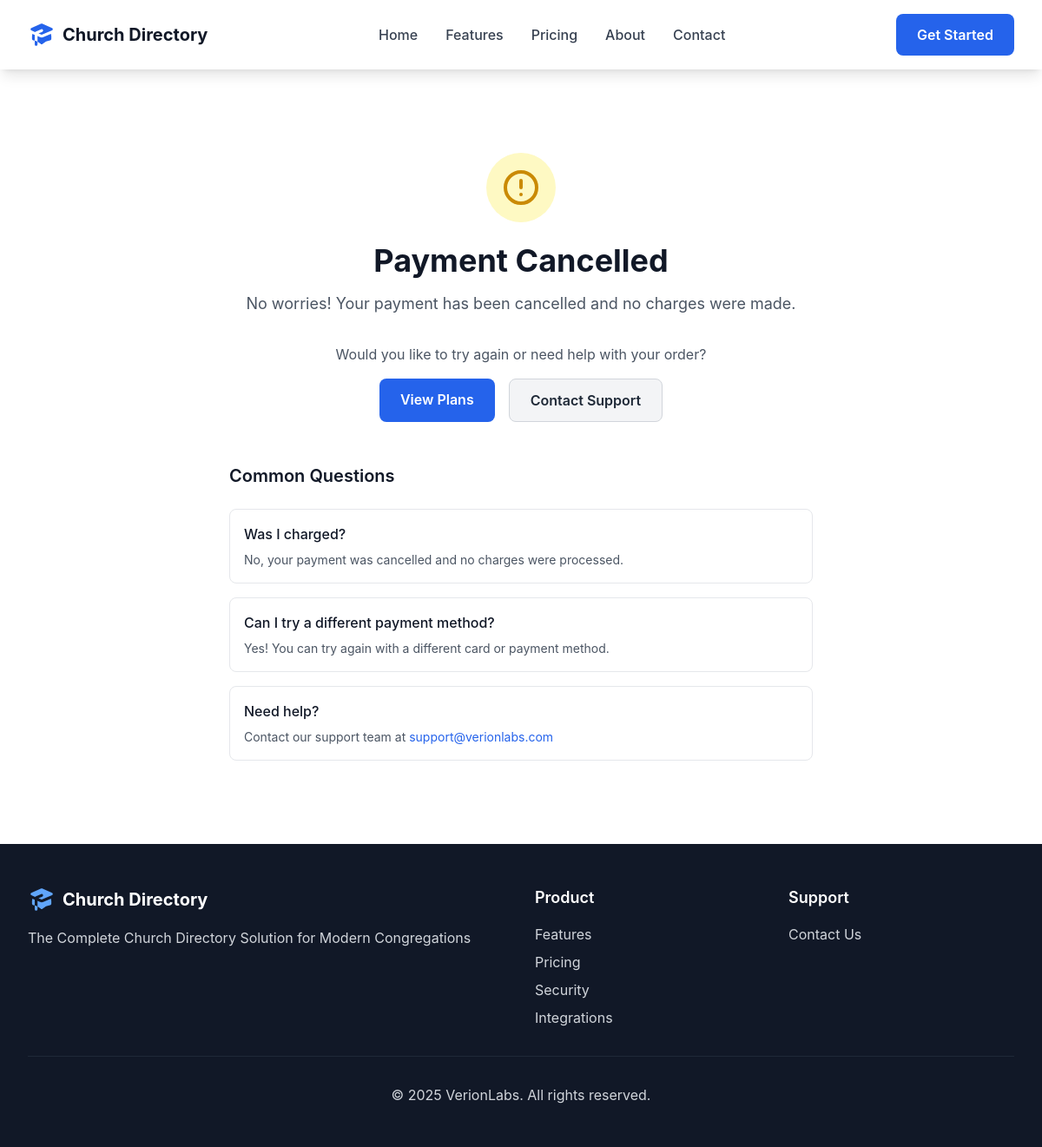
Before: /directory/payment-cancel/ with the older database file.
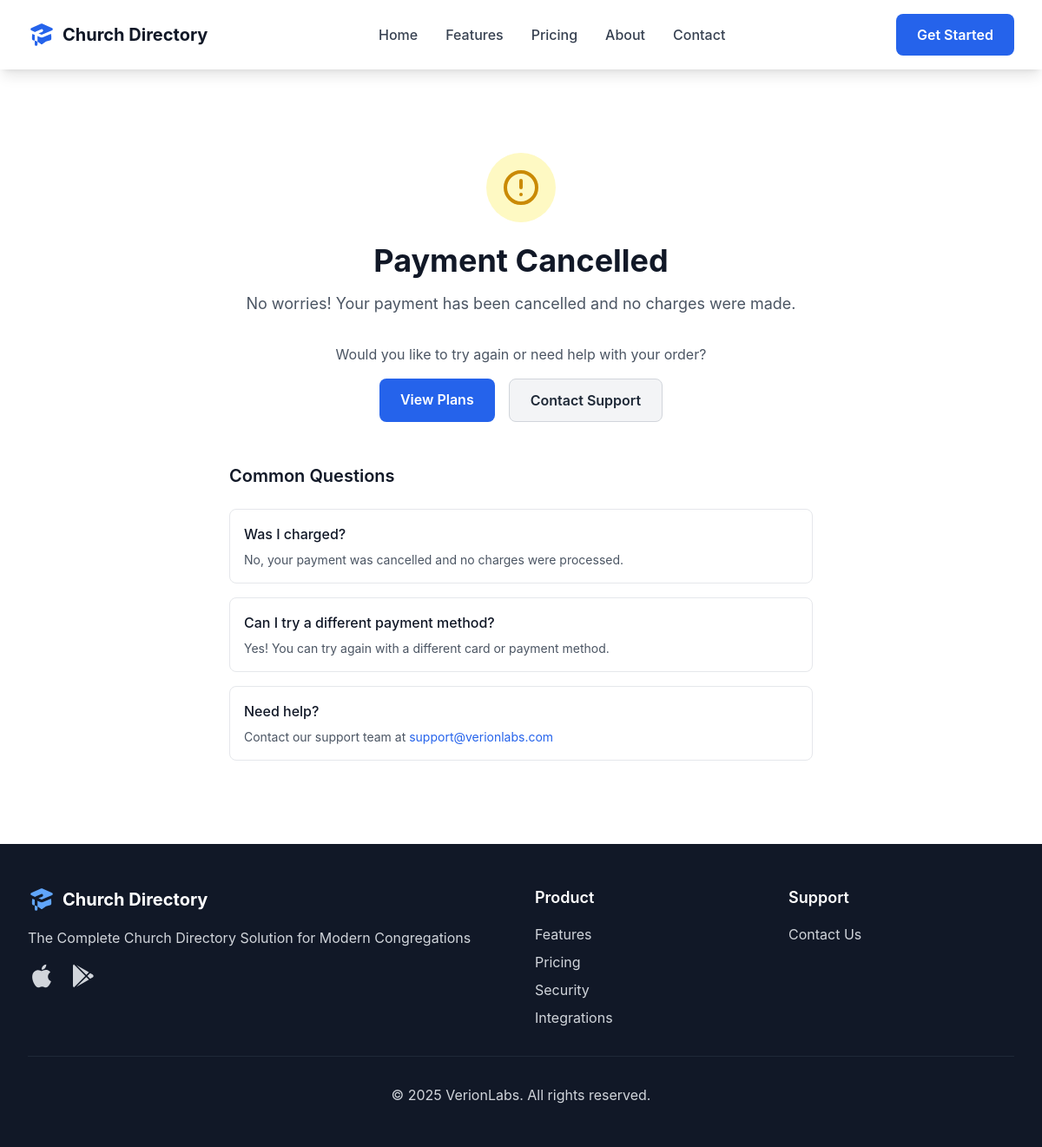
After: the same page with the newer database file.
### church_directory/models.py (models this page shows, shortened)
class WebsiteConfig(models.Model):
    site_title = models.CharField(max_length=200, default="Church Directory")
    site_description = models.TextField(
        default="The Complete Church Directory Solution for Modern Congregations"
    )
    company_name = models.CharField(max_length=100, default="VerionLabs")
    domain = models.CharField(max_length=100, default="directory.verionlabs.com")
    hero_headline = models.CharField(
        max_length=200,
        default="Stay Connected with Your Church Family – Instantly & Securely"
    )
    hero_subline = models.TextField(
        default="Secure member directories that bring congregations closer together"
    )
    hero_cta_primary = models.CharField(max_length=50, default="Get Started Today")
    hero_cta_secondary = models.CharField(max_length=50, default="Learn More")
    about_headline = models.CharField(
        max_length=200,
        default="Building Stronger Church Communities"
    )
    about_subline = models.TextField(
        default="Church Directory was born from a simple belief: technology should bring people together, not drive them apart. We're passionate about helping churches foster genuine relationships and meaningful connections."
    )
    about_story_title = models.CharField(max_length=100, default="Our Story")
    about_values_title = models.CharField(max_length=100, default="Our Values")
    features_headline = models.CharField(
        max_length=200,
        default="Built Specifically for Churches"
    )
    features_subline = models.TextField(
        default="Every feature is designed with the unique needs, values, and privacy concerns of faith communities in mind."
    )
    pricing_headline = models.CharField(
        max_length=200,
        default="Simple, Transparent Pricing"
    )
    pricing_subline = models.TextField(
        default="Choose the plan that fits your congregation size. All plans include our core features with no hidden fees."
    )
    use_cases_headline = models.CharField(
        max_length=200,
        default="See It In Action"
    )
    use_cases_subline = models.TextField(
        default="Real scenarios from churches using Church Directory to strengthen their communities."
    )
    cta_headline = models.CharField(
        max_length=200,
        default="Ready to Connect Your Congregation?"
    )
    cta_subline = models.TextField(
        default="Join thousands of churches already using Church Directory to build stronger communities and streamline member management."
    )
    cta_button_primary = models.CharField(max_length=50, default="Start Free Trial")
    cta_button_secondary = models.CharField(max_length=50, default="Schedule Demo")
    support_email = models.EmailField(default="support@verionlabs.com")
    sales_email = models.EmailField(default="sales@verionlabs.com")
    phone = models.CharField(max_length=20, blank=True, null=True)
    address = models.TextField(blank=True)
    show_pricing = models.BooleanField(default=True)
    show_testimonials = models.BooleanField(default=True)
    show_use_cases = models.BooleanField(default=True)
    show_team = models.BooleanField(default=True)
    maintenance_mode = models.BooleanField(default=False)
    app_store_url = models.URLField(blank=True)
    google_play_url = models.URLField(blank=True)
    linkedin_url = models.URLField(blank=True)
    twitter_url = models.URLField(blank=True)
    facebook_url = models.URLField(blank=True)
    help_center_url = models.URLField(
        blank=True,
        help_text="URL for Help Center page (external link)"
    )
    privacy_policy_url = models.URLField(
        blank=True,
        help_text="URL for Privacy Policy page (external link)"
    )
    terms_of_service_url = models.URLField(
        blank=True,
        help_text="URL for Terms of Service page (external link)"
    )
    meta_keywords = models.TextField(
        default="church directory, member management, church software, congregation management",
        help_text="Comma-separated keywords"
    )
    created_at = models.DateTimeField(auto_now_add=True)
    updated_at = models.DateTimeField(auto_now=True)
    class Meta:
        verbose_name = "Website Configuration"
        verbose_name_plural = "Website Configuration"

### church_directory/views.py (the view, shortened to what this page needs)
# urls.py: path('payment-cancel/', views.payment_cancel, name='payment_cancel'),
def payment_cancel(request):
    subscription_id = request.GET.get('subscription_id')
    subscription = None
    try:
        config = WebsiteConfig.objects.first()
    except WebsiteConfig.DoesNotExist:
        config = None
    context = {
        'subscription': subscription,
        'config': config,
        'page_title': 'Payment Cancelled - Church Directory',
    }
    return render(request, 'church_directory/payment_cancel.html', context)

### website/context_processors.py (called while the page is built)
def site_config(request):
    try:
        config = SiteConfig.objects.first()
    except SiteConfig.DoesNotExist:
        config = None
    try:
        development_banner = DevelopmentBanner.objects.first()
    except DevelopmentBanner.DoesNotExist:
        development_banner = None
    navigation_items = NavigationItem.objects.filter(is_active=True).order_by('order')
    return {
        'site_config': config,
        'navigation_items': navigation_items,
        'development_banner': development_banner,
    }

### templates/church_directory/payment_cancel.html (shortened to what this page needs)
{% extends 'church_directory/base.html' %}
{% load static %}
{% block content %}
<section class="section-padding">
    <div class="container-width">
        <div class="max-w-2xl mx-auto text-center">
            <div class="w-20 h-20 mx-auto mb-6 bg-yellow-100 rounded-full flex items-center justify-center">
                <svg class="w-12 h-12 text-yellow-600" fill="none" stroke="currentColor" viewBox="0 0 24 24">
                    <path stroke-linecap="round" stroke-linejoin="round" stroke-width="2" d="M12 8v4m0 4h.01M21 12a9 9 0 11-18 0 9 9 0 0118 0z"/>
                </svg>
            </div>
            <h1 class="text-3xl lg:text-4xl font-bold text-gray-900 mb-4">
                Payment Cancelled
            </h1>
            <p class="text-lg text-gray-600 mb-8">
                No worries! Your payment has been cancelled and no charges were made.
            </p>
            <div class="space-y-4">
                <p class="text-gray-600">
                    Would you like to try again or need help with your order?
                </p>
                <div class="flex flex-col sm:flex-row gap-4 justify-center">
                    {% if subscription %}
                    <a href="{% url 'church_directory:checkout' %}?tier={{ subscription.pricing_tier.id }}&billing={{ subscription.billing_period }}"
                       class="btn-primary">
                        Try Again
                    </a>
                    {% else %}
                    <a href="{% url 'church_directory:pricing' %}" class="btn-primary">
                        View Plans
                    </a>
                    {% endif %}
                    <a href="{% url 'church_directory:contact' %}" class="btn-secondary">
                        Contact Support
                    </a>
                </div>
            </div>
            <div class="mt-12 text-left">
                <h3 class="text-xl font-semibold text-gray-900 mb-6">Common Questions</h3>
                <div class="space-y-4">
                    <div class="bg-white border border-gray-200 rounded-lg p-4">
                        <h4 class="font-medium text-gray-900 mb-2">Was I charged?</h4>
                        <p class="text-gray-600 text-sm">No, your payment was cancelled and no charges were processed.</p>
                    </div>
                    <div class="bg-white border border-gray-200 rounded-lg p-4">
                        <h4 class="font-medium text-gray-900 mb-2">Can I try a different payment method?</h4>
                        <p class="text-gray-600 text-sm">Yes! You can try again with a different card or payment method.</p>
                    </div>
                    <div class="bg-white border border-gray-200 rounded-lg p-4">
                        <h4 class="font-medium text-gray-900 mb-2">Need help?</h4>
                        <p class="text-gray-600 text-sm">
                            Contact our support team at
                            <a href="mailto:{% if config %}{{ config.support_email }}{% else %}support@verionlabs.com{% endif %}"
                               class="text-blue-600 hover:underline">
                               {% if config %}{{ config.support_email }}{% else %}support@verionlabs.com{% endif %}
                            </a>
                        </p>
                    </div>
                </div>
            </div>
        </div>
    </div>
</section>
{% endblock %}

### templates/church_directory/base.html (shortened to what the changed rows need)
<!DOCTYPE html>
<html lang="en">
<head>
    <link rel="icon" type="image/x-icon" href="{% load static %}{% static 'images/favicon.ico' %}">
    <link rel="manifest" href="{% load static %}{% static 'images/site.webmanifest' %}">
    <link href="{% load static %}{% static 'css/tailwind.css' %}" rel="stylesheet">
</head>
<body class="bg-white text-gray-900">
    <main>
        {% block content %}{% endblock %}
    </main>
    <footer class="bg-gray-900 text-white">
        <div class="container-width py-12">
            <div class="grid grid-cols-1 md:grid-cols-4 gap-8">
                <div class="md:col-span-2">
                    <div class="flex items-center space-x-2 mb-4">
                        <span class="text-xl font-bold">Church Directory</span>
                    </div>
                    <p class="text-gray-300 mb-4">
                        {% if config %}{{ config.site_description }}{% else %}The Complete Church Directory Solution for
                        Modern Congregations{% endif %}
                    </p>
                    {% if config.app_store_url or config.google_play_url %}
                    <div class="flex space-x-4">
                        {% if config.app_store_url %}
                        <a href="{{ config.app_store_url }}" class="text-gray-300 hover:text-white">
                        </a>
                        {% endif %}
                        {% if config.google_play_url %}
                        <a href="{{ config.google_play_url }}" class="text-gray-300 hover:text-white">
                        </a>
                        {% endif %}
                    </div>
                    {% endif %}
                </div>
            </div>
        </div>
    </footer>
</body>
</html>

Changed rows visible on the page:
added WebsiteConfig: support_email "support@verionlabs.com", site_description "The Complete Church Directory Solution for Modern Congregations"
Other visible differences:
text no longer shown: "support@verionlabs.com The Complete Church Directory Solution for Modern Congregations"
